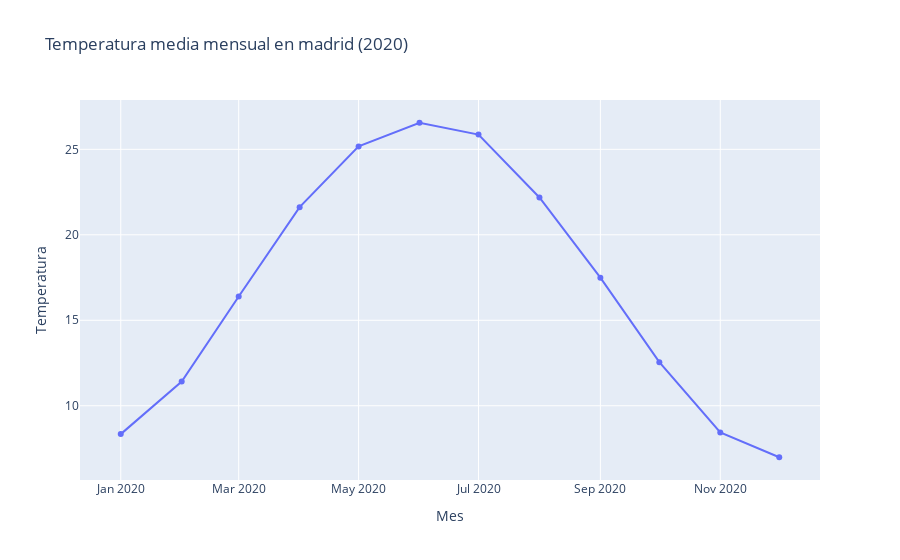

The notebook cell saved with this chart:
### Markdown cell above
Graficas con Plotly GO

### Code cell
'''
Eres un analista de datos en una organización de investigación climática. Se te ha asignado la tarea de analizar datos climáticos históricos para identificar patrones y tendencias.

Conjunto de Datos:
El conjunto de datos datos_climaticos.csv contiene información sobre diferentes parámetros climáticos registrados en varias ciudades a lo largo de varios años.

Estructura del archivo CSV:

Ciudad: Nombre de la ciudad.
Fecha: Fecha de la observación.
Temperatura: Temperatura media diaria en grados Celsius.
Precipitación: Cantidad de lluvia en mm.
Humedad: Porcentaje de humedad.

Ejercicios:
Análisis de Temperatura: Gráfica de Líneas

Crear una gráfica de líneas para mostrar la variación de la temperatura media mensual en una ciudad específica a lo largo de un año.
Discutir las tendencias observadas, como los meses más cálidos o más fríos.

'''

import numpy as np
import pandas as pd
import plotly.graph_objects as go


clima_df = pd.read_csv("datos_climaticos.csv")

fechas = clima_df["Fecha"].to_numpy()
fig = go.Figure()
promedio = []
# agrupar las temperaturas por fecha
#agrupar por mes
meses = [fecha[0:7] for fecha in fechas]
#obtener los meses sin repetir
meses = np.unique(meses)

# agrupar las temperaturas por mes
temp_promedio = []
for mes in meses:
    temp_promedio.append(clima_df[clima_df["Fecha"].str.startswith(mes)]["Temperatura"].mean())

temp_promedio = np.array(temp_promedio)


fig.add_trace(
      go.Scatter(
          x = meses,
          y = temp_promedio,
          name = 'Lineas'
      ))


fig.update_layout(
    title = "Temperatura media mensual en madrid (2020)",
    xaxis_title = "Mes",
    yaxis_title = "Temperatura"
)
fig.show()

### Figure 1 — Plotly figure (JSON) as saved in the notebook; plotly's stock layout.template omitted (floating-point values rounded to 4 significant figures)
{"data": [{"name": "Lineas", "type": "scatter", "x": ["2020-01", "2020-02", "2020-03", "2020-04", "2020-05", "2020-06", "2020-07", "2020-08", "2020-09", "2020-10", "2020-11", "2020-12"], "y": [8.342, 11.41, 16.39, 21.62, 25.17, 26.55, 25.86, 22.18, 17.49, 12.55, 8.439, 6.989]}], "layout": {"title": {"text": "Temperatura media mensual en madrid (2020)"}, "xaxis": {"title": {"text": "Mes"}}, "yaxis": {"title": {"text": "Temperatura"}}}}
